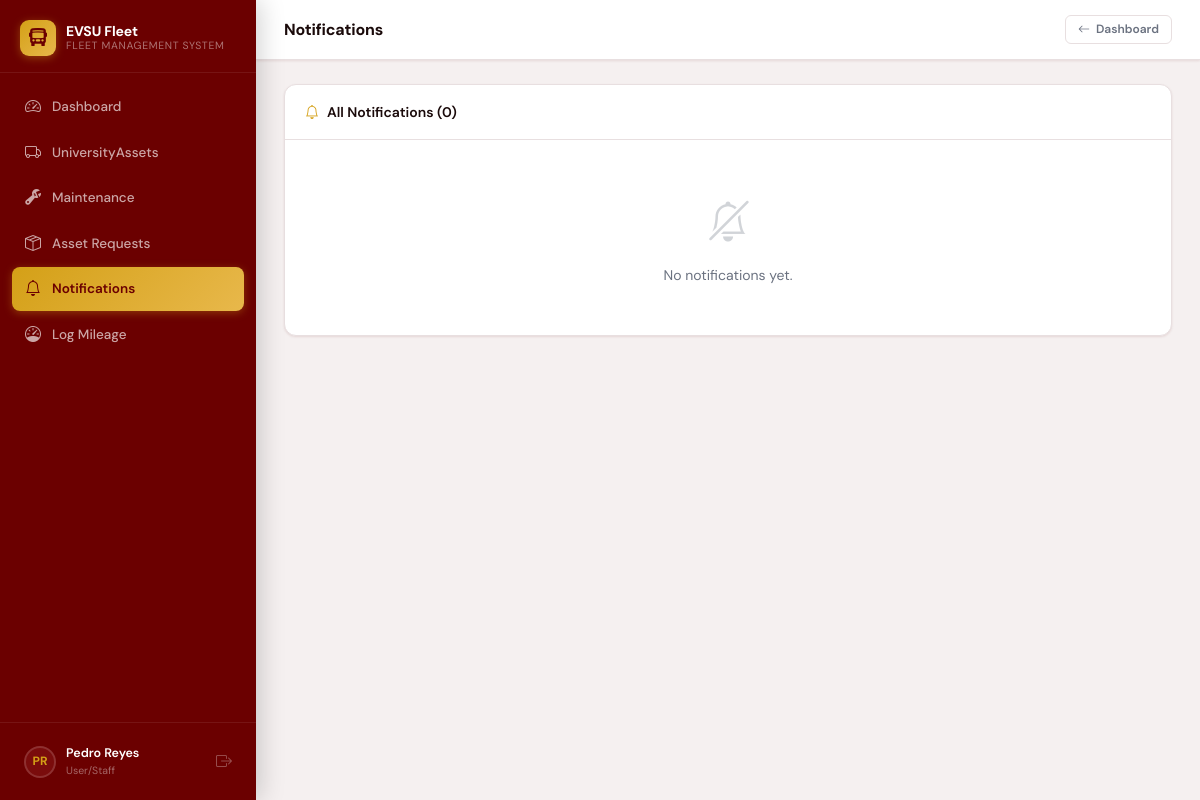
The page /maintenance-portal/notifications/ (signed in) on the database as committed earlier.
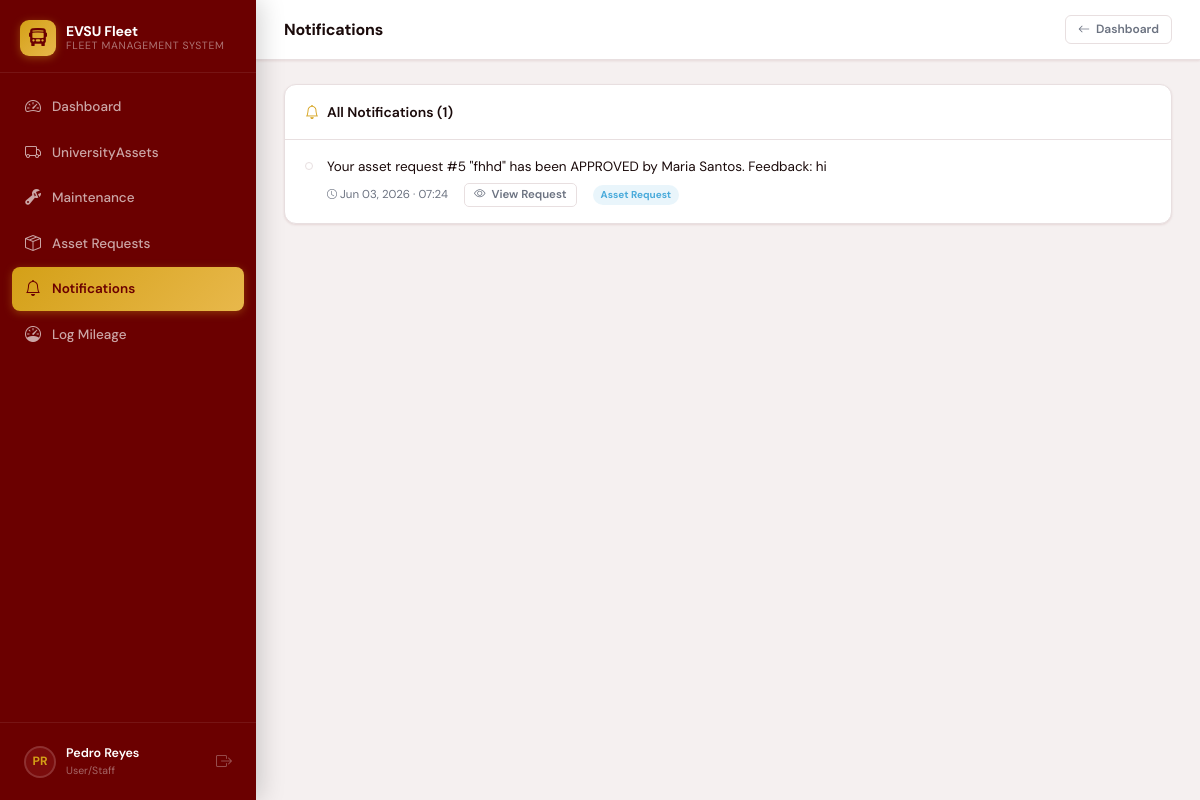
The same page on the database as committed later.
### assets/models.py (models this page shows, shortened)
class AssetRequestNotification(models.Model):
    asset_request = models.ForeignKey(
        AssetRequest,
        on_delete=models.CASCADE,
        related_name='notifications',
    )
    recipient = models.ForeignKey(
        settings.AUTH_USER_MODEL,
        on_delete=models.CASCADE,
        related_name='asset_request_notifications',
    )
    message   = models.TextField()
    is_read   = models.BooleanField(default=False)
    created_at = models.DateTimeField(auto_now_add=True)
    class Meta:
        ordering = ['-created_at']

### assets/views.py (the view)
# urls.py: path('maintenance-portal/notifications/', views.maintenance_notifications, name='maintenance_notifications'),
@login_required
def maintenance_notifications(request):
    maint_qs = MaintenanceNotification.objects.filter(
        recipient=request.user
    ).select_related('maintenance_request__asset').order_by('-created_at')
    ar_qs = AssetRequestNotification.objects.filter(
        recipient=request.user
    ).select_related('asset_request').order_by('-created_at')
    maint_unread = list(maint_qs.filter(is_read=False).values_list('id', flat=True))
    ar_unread    = list(ar_qs.filter(is_read=False).values_list('id', flat=True))
    newly_read   = len(maint_unread) + len(ar_unread)
    if maint_unread:
        MaintenanceNotification.objects.filter(id__in=maint_unread).update(is_read=True)
    if ar_unread:
        AssetRequestNotification.objects.filter(id__in=ar_unread).update(is_read=True)
    maint_items = [{'type': 'maintenance',   'obj': n, 'created_at': n.created_at} for n in maint_qs]
    ar_items    = [{'type': 'asset_request', 'obj': n, 'created_at': n.created_at} for n in ar_qs]
    all_notifs  = sorted(maint_items + ar_items, key=lambda x: x['created_at'], reverse=True)
    return render(request, 'assets/maintenance_notifications.html', {
        'notifications':    all_notifs,
        'total_count':      len(all_notifs),
        'newly_read_count': newly_read,
    })

### accounts/models.py (called while the page is built)
    @property
    def is_manager(self):
        return self.role == self.MANAGER

    @property
    def is_auditor(self):
        return self.role == self.AUDITOR

    @property
    def is_staff_role(self):
        return self.role == self.STAFF

    @property
    def is_maintenance(self):
        return self.role == self.MAINTENANCE

### assets/context_processors.py (called while the page is built)
def pending_asset_requests(request):
    if request.user.is_authenticated and hasattr(request.user, 'is_manager') and request.user.is_manager:
        return {'pending_nav_count': AssetRequest.objects.filter(status=AssetRequestStatus.PENDING).count()}
    return {'pending_nav_count': 0}

def maintenance_unread_notifications(request):
    if request.user.is_authenticated:
        count = MaintenanceNotification.objects.filter(recipient=request.user, is_read=False).count()
        return {'maintenance_notif_count': count}
    return {'maintenance_notif_count': 0}

### templates/assets/maintenance_notifications.html (shortened to what this page needs)
{% extends "base.html" %}
{% block page_title %}Notifications{% endblock %}
{% block nav_notifs_std %}active{% endblock %}
{% block topbar_actions %}
{% if user.is_maintenance %}
<a href="{% url 'maintenance_portal' %}" class="btn btn-outline btn-sm"><i class="bi bi-arrow-left"></i> Portal</a>
{% else %}
<a href="{% url 'dashboard' %}" class="btn btn-outline btn-sm"><i class="bi bi-arrow-left"></i> Dashboard</a>
{% endif %}
{% endblock %}
{% block content %}
<div class="card">
  <div class="card-header">
    <div class="card-header-icon">
      <i class="bi bi-bell" style="color:var(--gold)"></i>
      All Notifications ({{ total_count }})
    </div>
  </div>
  {% for item in notifications %}
  <div class="notif-item {% if not item.obj.is_read %}unread{% endif %}">
    <div class="notif-dot {% if item.obj.is_read %}read{% endif %}"></div>
    <div class="notif-content">
      <div class="notif-msg">{{ item.obj.message }}</div>
      <div class="notif-meta">
        <span class="notif-time">
          <i class="bi bi-clock" style="font-size:10px"></i>
          {{ item.obj.created_at|date:"M d, Y · H:i" }}
        </span>
        {% if item.type == 'maintenance' %}
          <span class="notif-wo">{{ item.obj.maintenance_request.work_order_number }}</span>
          <a href="{% url 'maintenance_detail' item.obj.maintenance_request.pk %}" class="btn btn-outline btn-xs">
            <i class="bi bi-eye"></i> View Work Order
          </a>
          <span class="notif-type-pill pill-wo">Work Order</span>
        {% else %}
          <a href="{% url 'asset_request_review' item.obj.asset_request.pk %}" class="btn btn-outline btn-xs">
            <i class="bi bi-eye"></i> View Request
          </a>
          <span class="notif-type-pill pill-ar">Asset Request</span>
        {% endif %}
      </div>
    </div>
  </div>
  {% empty %}
  <div class="empty-state">
    <i class="bi bi-bell-slash"></i>
    <p>No notifications yet.</p>
  </div>
  {% endfor %}
</div>
{% endblock %}

Rows that differ between the two databases and show on the page:
added AssetRequestNotification: is_read True (drawn), obj.message "Your asset request #5 \"fhhd\" has been APPROVED by Maria Santos. Feedback: hi", obj.created_at "Jun 03, 2026 · 07:24"
Other text that changed with them:
{{ total_count }}: "0" → "1"
text no longer shown: "No notifications yet."
